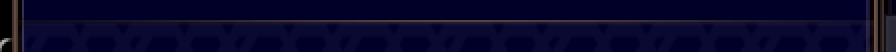
#> input picture templates/title_template.png, 448 x 26 px (shown 2 times larger); its folder holds only this picture in this run
$ python crop_screenshot.py
#> lines starting #> are read from the running program, lines starting #| are printed output that depends on the picture
import os
import cv2
from PIL import Image
import logging
from datetime import datetime

# Paths
SCREENSHOT_FOLDER = 'screenshots'            # Folder containing screenshots
TEMPLATES_FOLDER = 'templates'               # Folder containing template images (structural templates)
CROPPED_FOLDER = 'cropped_screenshots'       # Folder to save cropped images
LOG_FILE = 'crop_screenshot.log'             # Log file path

# Logging setup
logging.basicConfig(level=logging.INFO, format='%(asctime)s [%(levelname)s] %(message)s', handlers=[logging.FileHandler(LOG_FILE), logging.StreamHandler()])

def load_template(template_path):
    """
    Load a single template for structure-based matching.
    """
#> called with template_path = 'templates/title_template.png'
    template = cv2.imread(template_path, cv2.IMREAD_GRAYSCALE)
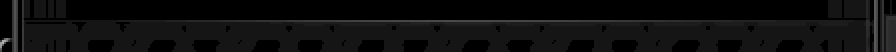
#> template: shape (26, 448) (shown 2 times larger); min 0, max 175, mean 13.7
    if template is None:
        logging.error(f"Failed to load template image from '{template_path}'.")
    return template

# [46 lines left out: function crop_sections, not called in this run]

def main():
    os.makedirs(CROPPED_FOLDER, exist_ok=True)

    # Load structural templates for title and trait regions
    title_template_path = os.path.join(TEMPLATES_FOLDER, 'title_template.png')
    trait_template_path = os.path.join(TEMPLATES_FOLDER, 'trait_template.png')
    title_template = load_template(title_template_path)
    trait_template = load_template(trait_template_path)

    if title_template is None or trait_template is None:
        logging.error("Failed to load one or more templates. Exiting.")
        return

    # Process all screenshots in the folder
    for screenshot_file in os.listdir(SCREENSHOT_FOLDER):
        screenshot_path = os.path.join(SCREENSHOT_FOLDER, screenshot_file)
        if screenshot_file.lower().endswith(('.png', '.jpg', '.jpeg')):
            crop_sections(screenshot_path, title_template, trait_template, CROPPED_FOLDER)

if __name__ == "__main__":
    main()

$ run again, on templates/trait_template.png
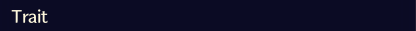
#> input picture templates/trait_template.png, 416 x 31 px
#> in load_template (call 2), `template = cv2.imread(template_path, cv2.IMREAD_GRAYSCALE)`:
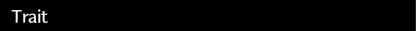
#> template: shape (31, 416); min 0, max 248, mean 3
